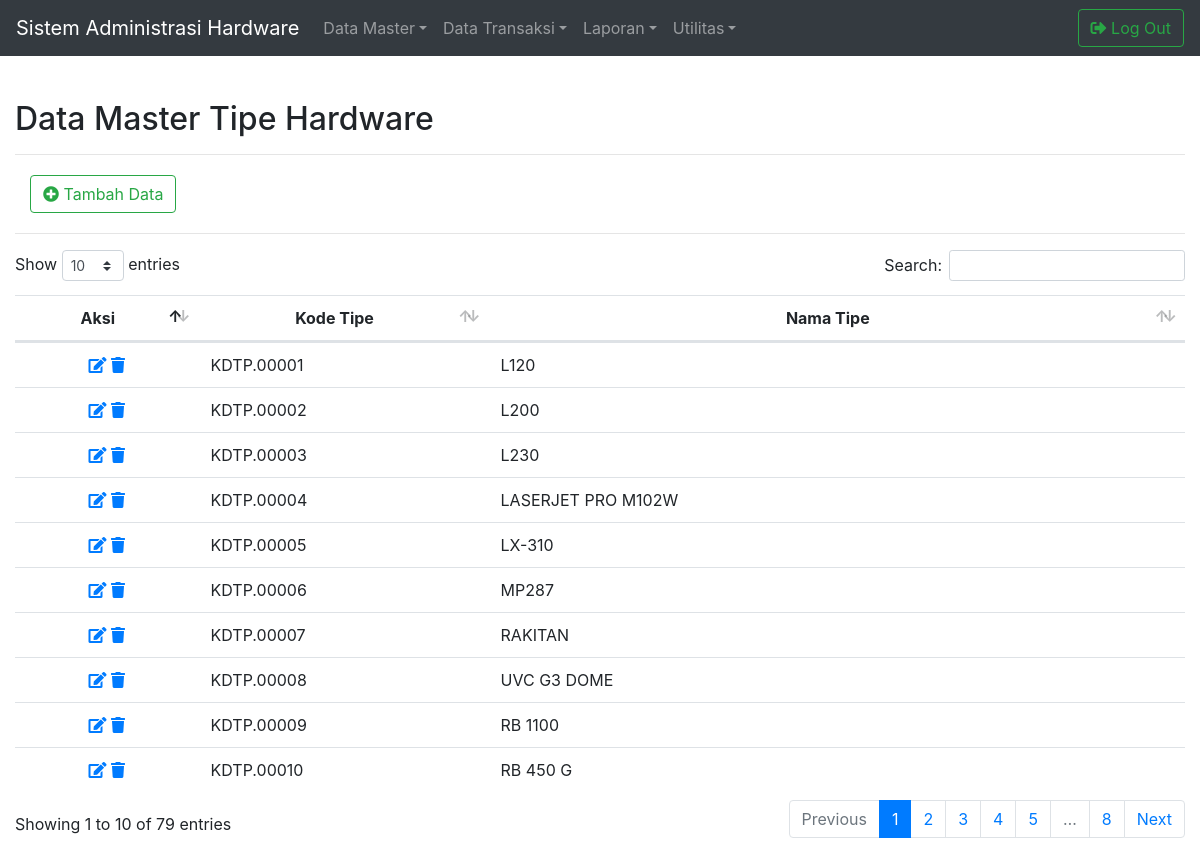
Page /master/FormDataMstTipe.php (signed in) on the committed database.
### tables this page shows
CREATE TABLE `mst_tipe` (
  `kode_tipe` varchar(10) NOT NULL,
  `nama_tipe` varchar(50) NOT NULL,
  `tanggal_entri` date NOT NULL,
  `tanggal_pembaruan` date NOT NULL
);

### library/modul.php (called while the page is built, shortened)
<?php
$Koneksi = mysqli_connect("localhost", "root", "", "db_hardware") or die (mysqli_error());
function Query($Query){
	global $Koneksi;
	$HasilQuery	= mysqli_query($Koneksi, $Query);
	$Wadah = [];
	while($Baris = mysqli_fetch_assoc($HasilQuery)){
		$Wadah[] = $Baris;
	}
	return $Wadah;
}
?>

### master/FormDataMstTipe.php (the view, shortened to what this page needs)
<?php
include_once("../library/modul.php");
$TampilDataMstTipe = Query("SELECT * FROM mst_tipe ORDER BY kode_tipe ASC");
?>
<html>
<head>
<link rel="stylesheet" href="../library/bootstrap/css/bootstrap.min.css">
<link rel="stylesheet" href="../library/datatables/css/dataTables.bootstrap4.min.css">
<link rel="stylesheet" href="../library/fontawesome/css/all.css">
<link rel="stylesheet" href="../library/custom.css">
<link rel="stylesheet" href="../library/bootstrap4navbar/css/bootstrap-4-navbar.css">
</head>
<body>
<?php include_once ("../library/navbar.php"); ?>
<div class="container-fluid">
	<div id="JudulForm">
		<h2>Data Master Tipe Hardware</h2>
		<hr>
	</div>
</div>
<div class="container-fluid" id="TampilDataMasterTipe">
	<div class="container-fluid" id="TambahData">
		<a href="../master/EntriDataMstTipe.php"><button type="button" class=" btn btn-outline-success"><i class="fas fa-plus-circle"></i> Tambah Data
		</button></a>
	</div>
	<hr>
	<table class="table table-hover" id="TabelTampilData">
		<thead align="center">
			<tr>
				<th>Aksi</th>
				<th>Kode Tipe</th>
				<th>Nama Tipe</th>
			</tr>
		</thead>
		<tbody>
		<?php foreach($TampilDataMstTipe as $Baris) : ?>
		<tr>
			<td align="center">
				<a href="UbahDataMstTipe.php?kode_tipe=<?php echo $Baris["kode_tipe"] ?>" data-toggle="tooltip" data-placement="bottom" title="Ubah Data"><i class="fas fa-edit"></i></a>
				<a href="HapusDataMstTipe.php?kode_tipe=<?php echo $Baris["kode_tipe"] ?>" data-toggle="tooltip" data-placement="bottom" title="Hapus Data" onclick="return confirm('Yakin Data Akan Dihapus?');"><i class="fas fa-trash"></i></a>
			</td>
			<td><?php echo $Baris["kode_tipe"] ?></td>
			<td><?php echo $Baris["nama_tipe"] ?></td>
		</tr>
		<?php endforeach; ?>
		</tbody>
	</table>
</div>
</body>
</html>

### library/custom.css (style rules this page uses)
#JudulForm { margin-top: 100px; margin-bottom: 20px; }
#TampilDataMasterTipe { margin-bottom: 20px; }
#TambahData { margin-bottom: 20px; }

### rows in the picture
mst_tipe: kode_tipe "KDTP.00001", nama_tipe "L120"
mst_tipe: kode_tipe "KDTP.00002", nama_tipe "L200"
mst_tipe: kode_tipe "KDTP.00003", nama_tipe "L230"
mst_tipe: kode_tipe "KDTP.00004", nama_tipe "LASERJET PRO M102W"
mst_tipe: kode_tipe "KDTP.00005", nama_tipe "LX-310"
mst_tipe: kode_tipe "KDTP.00006", nama_tipe "MP287"
mst_tipe: kode_tipe "KDTP.00007", nama_tipe "RAKITAN"
mst_tipe: kode_tipe "KDTP.00008", nama_tipe "UVC G3 DOME"
mst_tipe: kode_tipe "KDTP.00009", nama_tipe "RB 1100"
mst_tipe: kode_tipe "KDTP.00010", nama_tipe "RB 450 G"
